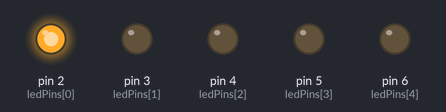
Bench run of a sketch on a simulated Arduino Uno, built with avr-gcc and run on an emulated ATmega328P. On the bench: output pins drawn as LEDs (lit = HIGH).

Above: at 0.1 s.
At 0.5 s:
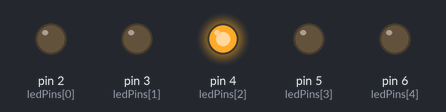
At 0.9 s:
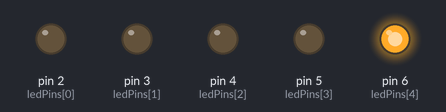
At 1.3 s:
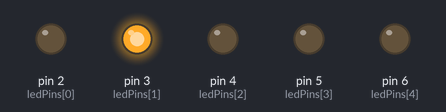
At 2.7 s:
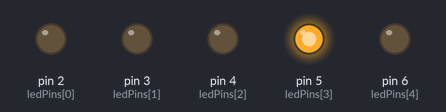
Timing chart, 0 to 3.0 s (numbered marks = the images above):
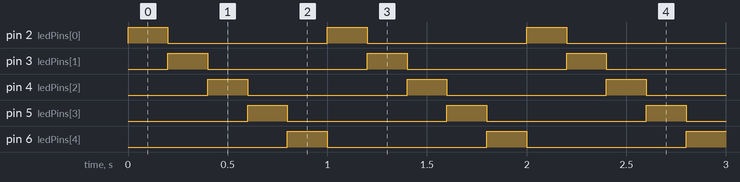

Measured:
- by itself, pin 2 (ledPins[0]), pin 3 (ledPins[1]), pin 4 (ledPins[2]), pin 5 (ledPins[3]), pin 6 (ledPins[4]): alternates HIGH for 0.20 s and LOW for 0.80 s
- by itself, everything shown: repeats every 1.0 s, in 5 steps

The sketch:

12A.ino
```cpp
// 12a: Make the LEDs flash
const int ledPins[] = {2, 3, 4, 5, 6};
const int numLeds = 5;
const int delayTime = 200; // 200ms delay between LEDs

void setup() {
  for (int i = 0; i < numLeds; i++) {
    pinMode(ledPins[i], OUTPUT);
  }
}

void loop() {
  for (int i = 0; i < numLeds; i++) {
    digitalWrite(ledPins[i], HIGH);
    delay(delayTime);
    digitalWrite(ledPins[i], LOW);
  }
}
```
